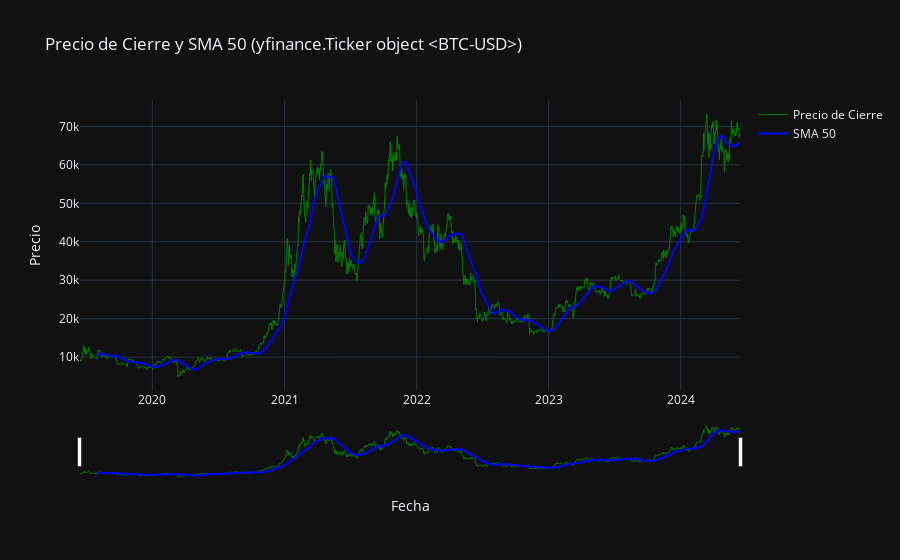

Notebook code cell kept with this figure:
### Code cell
# Crear el gráfico interactivo con Plotly
fig = go.Figure()

# Añadir serie de precios de cierre
fig.add_trace(go.Scatter(x=data.index, y=data['Close'], 
                         mode='lines', name='Precio de Cierre', 
                         line=dict(color='green', width=1)))

# Añadir SMA de 50 períodos
fig.add_trace(go.Scatter(x=data.index, y=data['SMA_50'], 
                         mode='lines', name='SMA 50', 
                         line=dict(color='blue', width=2)))

# Personalizar el diseño del gráfico
fig.update_layout(title=f'Precio de Cierre y SMA 50 ({ticker})',
                  xaxis_title='Fecha',
                  yaxis_title='Precio',
                  xaxis_rangeslider_visible=True,  # Mostrar slider de zoom
                  template='plotly_dark')  # Estilo oscuro

# Mostrar el gráfico interactivo
fig.show()

### Figure 1 — Plotly figure (JSON) as saved in the notebook; plotly's stock layout.template omitted (floating-point values rounded to 4 significant figures; data arrays with more than 128 entries replaced by an {"elided": "..."} marker saying what was removed)
{"data": [{"line": {"color": "green", "width": 1}, "mode": "lines", "name": "Precio de Cierre", "type": "scatter", "x": {"elided": "1826 str values"}, "y": {"elided": "1826 float values"}}, {"line": {"color": "blue", "width": 2}, "mode": "lines", "name": "SMA 50", "type": "scatter", "x": {"elided": "1826 str values"}, "y": {"elided": "1826 float values"}}], "layout": {"title": {"text": "Precio de Cierre y SMA 50 (yfinance.Ticker object <BTC-USD>)"}, "xaxis": {"rangeslider": {"visible": true}, "title": {"text": "Fecha"}}, "yaxis": {"title": {"text": "Precio"}}}}
